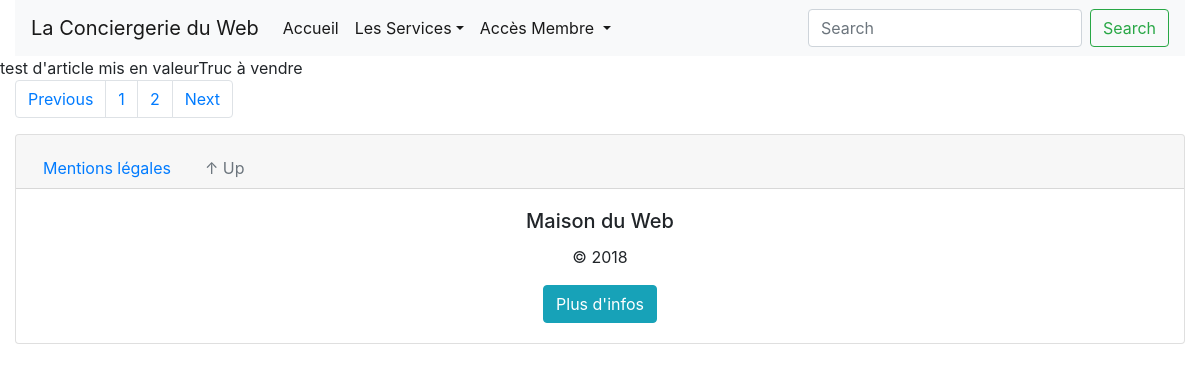
Screenshot of /index.php?action=category&type=Truc&page=2 with the database file from the repository.
### tables this page shows
CREATE TABLE `articles` (
  `idArticle` int(11) NOT NULL,
  `nomArticle` varchar(275) NOT NULL,
  `descriptionArticle` varchar(1000) DEFAULT NULL,
  `originalPriceArticle` int(11) DEFAULT NULL,
  `reductionArticle` int(11) DEFAULT NULL,
  `reductionPriceArticle` int(11) DEFAULT NULL,
  `imageArticle` varchar(275) DEFAULT NULL,
  `beginingDateArticle` date DEFAULT NULL,
  `endDateArticle` date DEFAULT NULL,
  `statutArticle` varchar(255) NOT NULL,
  `idSeller` int(11) NOT NULL,
  `idCategory` int(11) DEFAULT NULL
);

### src/Controller/AllUserController.php (called while the page is built, shortened)
<?php
    class AllUserController {
        function category() {
            $category = htmlspecialchars($_GET['type']);
            $numberArticlePage = 6;
            $articleManager = new \Project\Model\ArticleManager();
            $request = $articleManager->articleCategoryCount($category);
            $result = $request->fetch();
            $numberArticle = htmlspecialchars($result[0]);
            $numberPage = ceil($numberArticle / $numberArticlePage);
            if (isset($_GET['page'])) {
                $page = htmlspecialchars($_GET['page']);
            }
            else {
                $page = 1;
            }
            $firstMessage = ($page - 1) * $numberArticlePage;
            $first = (int)$firstMessage;
            $second = (int)$numberArticlePage;
            $articleManager = new \Project\Model\ArticleManager();
            $firstRequest = $articleManager->articleCategoryRequest($category,$first,$second);
            require('src/view/frontend/categoryView.php');
        }
    }

### src/Model/ArticleManager.php (called while the page is built, shortened)
<?php
    class ArticleManager extends Manager {
        function articleCategoryCount($category) {
            $db=$this->dbConnect();
            $request = $db->prepare('SELECT COUNT(*) FROM articles INNER JOIN categories ON articles.idCategory=categories.idCategory WHERE articles.statutArticle!=?  AND categories.nameCategory=? ORDER BY articles.nomArticle');
            $request -> execute(array("rough","$category"));
            return $request;
        }
        function articleCategoryRequest($category,$first,$second) {
            $db=$this->dbConnect();
            $firstRequest = $db->prepare('SELECT articles.nomArticle FROM articles INNER JOIN categories ON articles.idCategory=categories.idCategory WHERE articles.statutArticle!=?  AND categories.nameCategory=? ORDER BY articles.nomArticle LIMIT '.$first.','.$second);
            $firstRequest -> execute(array("rough",$category));
            return $firstRequest;
        }
    }

### src/View/Frontend/template.php (the view, shortened to what this page needs)
<!DOCTYPE html>
<html>
    <head>
        <link rel="stylesheet" href="https://maxcdn.bootstrapcdn.com/bootstrap/4.0.0/css/bootstrap.min.css">
        <link href="src/Public/css/style.css" rel="stylesheet" />
    </head>
    <body class="bodyFront container-fluid raw">
        <header class="sticky-top">
            <nav class="navbar navbar-expand-lg navbar-light bg-light">
                <a class="navbar-brand" href="index.php">La Conciergerie du Web</a>
                <div class="collapse navbar-collapse" id="navbarSupportedContent">
                    <ul class="navbar-nav mr-auto">
                        <li class="nav-item active">
                            <a class="nav-link" href="index.php">Accueil <span class="sr-only">(current)</span></a>
                        </li>
                        <li class="nav-item dropdown">
                            <a class="nav-link dropdown-toggle active" href="#" id="navbarDropdown" role="button" data-toggle="dropdown" aria-haspopup="true" aria-expanded="false">Les Services</a>
                        </li>
                        <li class="nav-item dropdown">
                            <a class="nav-link dropdown-toggle active" href="#" id="navbarDropdown" role="button" data-toggle="dropdown" aria-haspopup="true" aria-expanded="false">
                                <?php
                                    if(isset($_SESSION['conciergerieDuWebId'])) {
                                        echo 'Déconnexion';
                                    }
                                    else {
                                        echo 'Accès Membre';
                                    }
                                ?>
                            </a>
                        </li>
                    </ul>
                    <form class="form-inline my-2 my-lg-0">
                        <input class="form-control mr-sm-2" type="search" placeholder="Search" aria-label="Search">
                        <button class="btn btn-outline-success my-2 my-sm-0" type="submit">Search</button>
                    </form>
                </div>
            </nav>
        </header>
        <?= $content ?>
        <footer>
            <div class="card text-center">
                <div class="card-header">
                    <ul class="nav nav-tabs card-header-tabs">
                        <li class="nav-item">
                            <a class="nav-link" href="#">Mentions légales</a>
                        </li>
                        <li class="nav-item">
                            <a class="nav-link disabled" href="#up">&uarr; Up</a>
                        </li>
                    </ul>
                </div>
                <div class="card-body">
                    <h5 class="card-title">Maison du Web</h5>
                    <p class="card-text">&copy; 2018</p>
                    <a href="#" class="btn btn-info">Plus d'infos</a>
                </div>
            </div>
        </footer>
    </body>

### src/View/Frontend/categoryView.php (shortened to what this page needs)
<!DOCTYPE html>
<div class="card-deck">
    <?php
        while ($db1 = $firstRequest->fetch()) {
            echo htmlspecialchars($db1['nomArticle']);
        }
    ?>
</div>
<nav aria-label="Page navigation example">
    <ul class="pagination">
        <li class="page-item"><a class="page-link" href="#">Previous</a></li>
        <?php
            for ($i = 1 ; $i <= $numberPage ; $i++) {
                echo '<li class="page-item"><a class="page-link" href="index.php?action=category&type='.htmlspecialchars($category).'&page='.htmlspecialchars($i).'">' . htmlspecialchars($i) . '</a></li>';
            }
        ?>
        <li class="page-item"><a class="page-link" href="#">Next</a></li>
    </ul>
</nav>
<?php
    $content = ob_get_clean();
    require('template.php');
?>

### src/Public/css/style.css (style rules this page uses)
.card { margin: 0; padding: 0; }

### rows the page displays
articles: nomArticle "test d'article mis en valeur"
articles: nomArticle "Truc à vendre"
